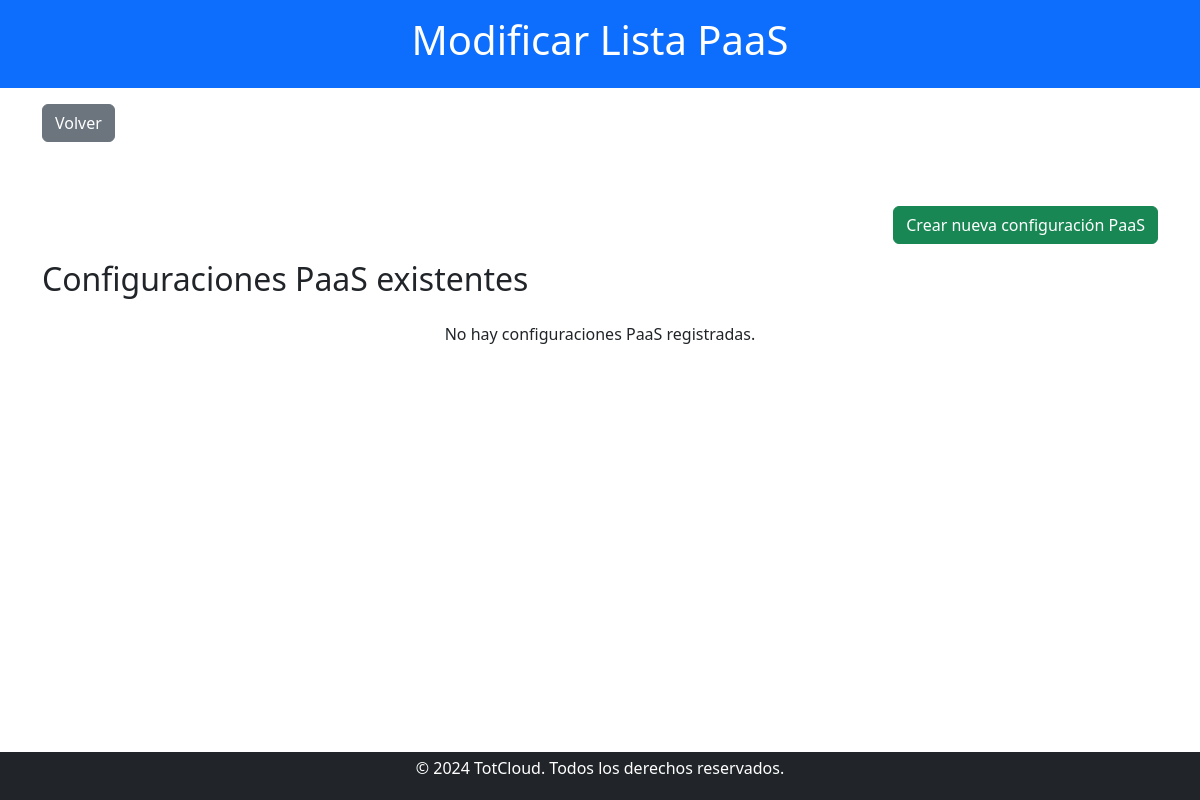
The app's page /trabajador/modificar_paas.php (signed in), older data.
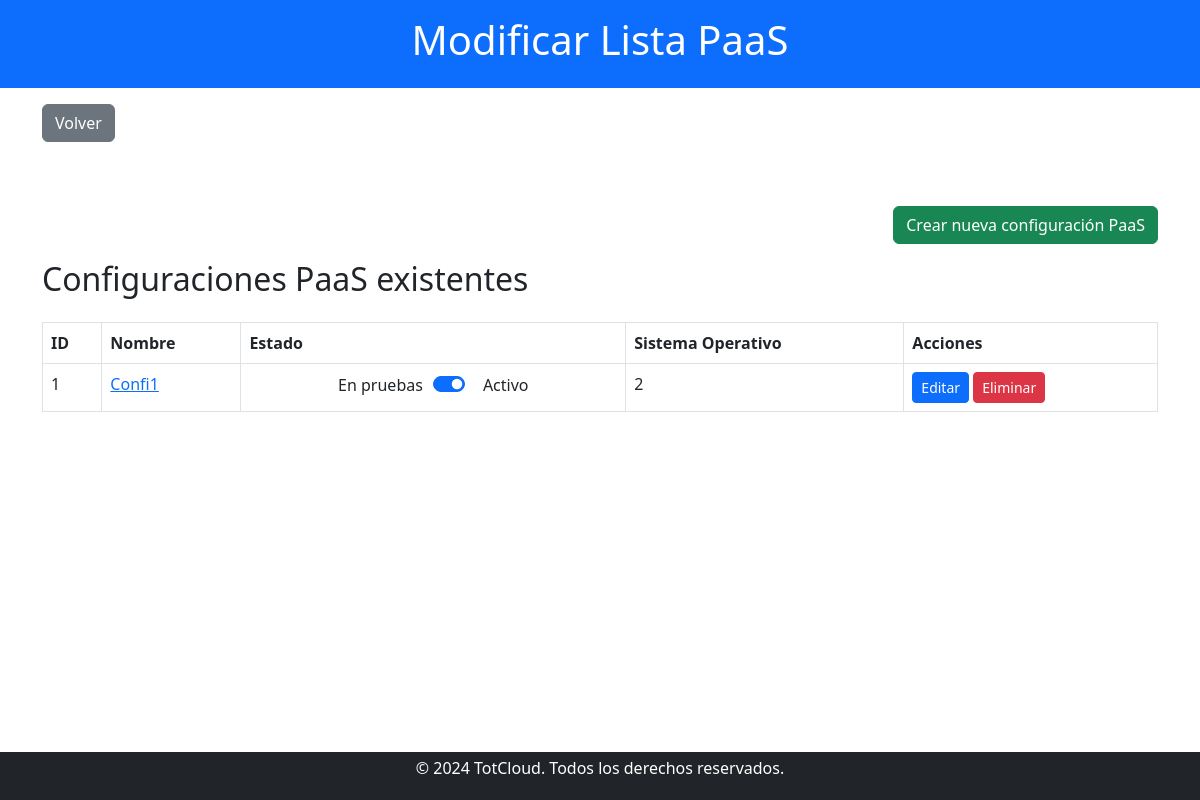
The same page, newer data.
### tables this page shows
CREATE TABLE `paas` (
  `idPaaS` int(11) NOT NULL,
  `Nombre` varchar(100) NOT NULL,
  `Estado` varchar(50) NOT NULL,
  `idSO` int(11) DEFAULT NULL
);

### public/trabajador/modificar_paas.php (the view, shortened to what this page needs)
<?php
include '../../includes/db_connect.php';
$query = "SELECT * FROM paas";
$result = $conn->query($query);
?>
<!DOCTYPE html>
<html lang="es">
<head>
    <link href="https://cdn.jsdelivr.net/npm/bootstrap@5.3.0/dist/css/bootstrap.min.css" rel="stylesheet">
    <link href="../css/estilos.css" rel="stylesheet">
</head>
<body>
    <header class="bg-primary text-white text-center py-3">
        <h1>Modificar Lista PaaS</h1>
    </header>
    <div class="container my-3">
        <a href="trabajador.php" class="btn btn-secondary">Volver</a>
    </div>
    <main class="container my-5">
        <div class="text-end mb-3">
            <a href="crear_paas.php" class="btn btn-success">Crear nueva configuración PaaS</a>
        </div>
        <h2 class="mb-4">Configuraciones PaaS existentes</h2>
        <?php if ($result && $result->num_rows > 0): ?>
            <table class="table table-bordered">
                <thead>
                    <tr>
                        <th>ID</th>
                        <th>Nombre</th>
                        <th>Estado</th>
                        <th>Sistema Operativo</th>
                        <th>Acciones</th>
                    </tr>
                </thead>
                <tbody>
                    <?php while ($row = $result->fetch_assoc()): ?>
                        <tr>
                            <td><?php echo htmlspecialchars($row['idPaaS']); ?></td>
                            <td>
                                <a href="#" class="text-primary" data-bs-toggle="modal" data-bs-target="#detailsModal"
                                    data-id="<?php echo $row['idPaaS']; ?>"
                                    data-nombre="<?php echo htmlspecialchars($row['Nombre']); ?>"
                                    data-estado="<?php echo htmlspecialchars($row['Estado']); ?>"
                                    data-sistema="<?php echo htmlspecialchars($row['idSO']); ?>">
                                    <?php echo htmlspecialchars($row['Nombre']); ?>
                                </a>
                            </td>
                            <td>
                                <form method="POST" action="modificar_paas.php" class="slider-container">
                                    <span class="slider-label">En pruebas</span>
                                    <label class="form-check form-switch">
                                        <input
                                            class="form-check-input"
                                            type="checkbox"
                                            name="estado"
                                            value="Activo"
                                            onchange="this.form.submit()"
                                            <?php echo $row['Estado'] === 'Activo' ? 'checked' : ''; ?>
                                        >
                                    </label>
                                    <span class="slider-label">Activo</span>
                                </form>
                            </td>
                            <td><?php echo htmlspecialchars($row['idSO']); ?></td>
                            <td>
                                <a href="editar_paas.php?id=<?php echo $row['idPaaS']; ?>" class="btn btn-primary btn-sm">Editar</a>
                                <a href="eliminar_paas.php?id=<?php echo $row['idPaaS']; ?>" class="btn btn-danger btn-sm" onclick="return confirm('¿Estás seguro de eliminar esta configuración PaaS?')">Eliminar</a>
                            </td>
                        </tr>
                    <?php endwhile; ?>
                </tbody>
            </table>
        <?php else: ?>
            <p class="text-center">No hay configuraciones PaaS registradas.</p>
        <?php endif; ?>
    </main>
    <?php include '../../includes/footer.php'; ?>
</body>
</html>

### includes/footer.php
<footer class="bg-dark text-white text-center py-1">
    <p>&copy; 2024 TotCloud. Todos los derechos reservados.</p>
</footer>

### public/css/estilos.css (style rules this page uses)
body { display: flex; flex-direction: column; min-height: 100vh; margin: 0; }
main { flex: 1; }
footer { position: relative; bottom: 0; width: 100%; margin-top: auto; }
header { background-color: #007bff; color: white; padding: 1rem 0; text-align: center; }
footer { background-color: #343a40; color: white; padding: 1rem 0; text-align: center; }

### public/trabajador/modificar_paas.php (style rules this page uses)
.slider-container { display: flex; align-items: center; justify-content: center; }
.slider-label { margin: 0 10px; }

Row changes from the older to the newer data that the page shows:
added paas: idPaaS "1", Nombre "Confi1", Estado "☑", idSO "2"
Text that changed along with them:
text no longer shown: "No hay configuraciones PaaS registradas."
text now shown: "ID Nombre Estado Sistema Operativo Acciones"
